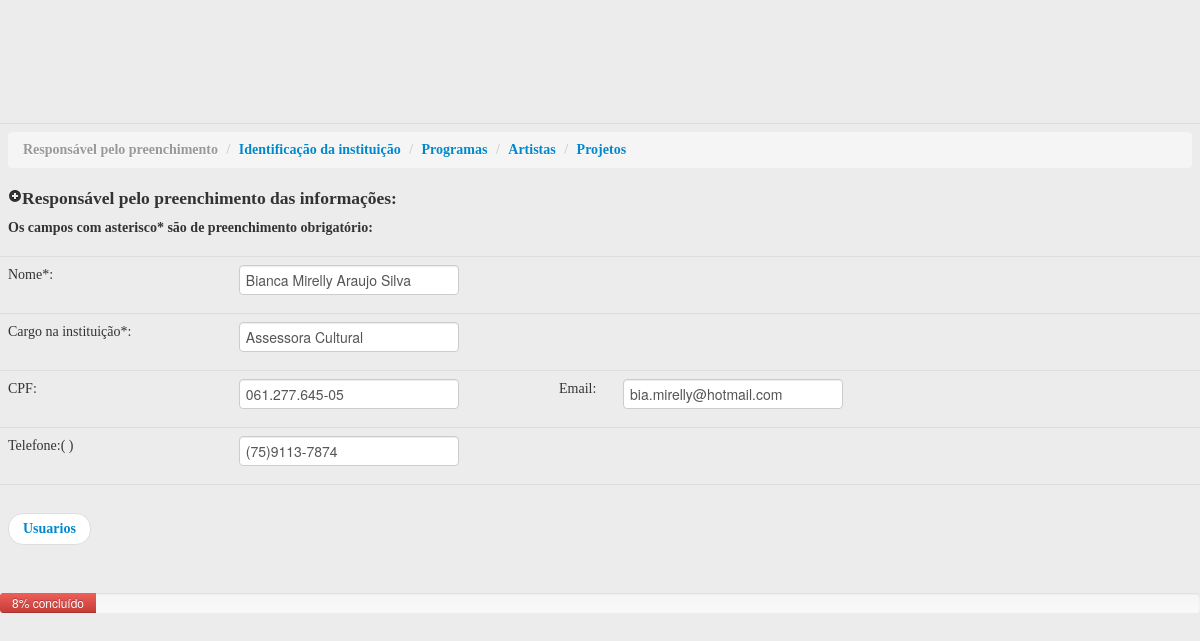
The app's page /admin/acessando/mapeamento.php?aces=Bianca with its own data.
### tables this page shows
CREATE TABLE `mapeamento` (
  `idmapeamento` int(11) NOT NULL auto_increment,
  `nome` varchar(45) NOT NULL,
  `cargointituicao` varchar(45) NOT NULL,
  `cpf` varchar(45) default NULL,
  `email` varchar(45) default NULL,
  `telefone` varchar(45) default NULL,
  `usuario` varchar(45) NOT NULL,
  `preenchido` char(1) default NULL,
  `data` varchar(45) default NULL,
  `hora` varchar(45) default NULL,
  PRIMARY KEY  (`idmapeamento`,`usuario`)
);

### admin/acessando/mapeamento.php (the view, shortened to what this page needs)
<!DOCTYPE html PUBLIC "-//W3C//DTD XHTML 1.0 Transitional//EN" "http://www.w3.org/TR/xhtml1/DTD/xhtml1-transitional.dtd">
<html xmlns="http://www.w3.org/1999/xhtml">
<head>
<link href="../../css/bootstrap.css" rel="stylesheet">
<link href="../../css/bootstrap-responsive.css" rel="stylesheet">
</head>
<?
	if(empty($_GET["aces"])) {
	}else{
	$Login = ($_GET["aces"]);
	}
	$sql = "select * from mapeamento Where usuario= '$Login'";
	$Resultado = mysql_query($sql) or die("Erro: " . mysql_error());
	while ($array_exibir = mysql_fetch_array($Resultado))
	{
		$txtNome = ($array_exibir['nome']);
		$txtCargoInstituicao = ($array_exibir['cargointituicao']);
		$txtCpf = ($array_exibir['cpf']);
		$txtTelefone = ($array_exibir['telefone']);
		$txtEmail = ($array_exibir['email']);
	}
?>
    <link rel="stylesheet" href="../../css/validationEngine.jquery.css" type="text/css"/>
	<link rel="stylesheet" href="../../css/template.css" type="text/css"/>
</head>
<body>
<form id="form1" name="form1" method="post" action="sql/mapeamento.php">
 <div>
     <table width="98%" class="table table-hover" align="center" cellpadding="2" cellspacing="2" style="font-family: Verdana;">
       <tr>
      <th colspan="4" align="left" scope="row">
	  		<ul class="breadcrumb">
			  <li  class="active"><a href="mapeamento.php?aces=<?php echo $Login;?>"></a>Responsável pelo preenchimento <span class="divider">/</span></li>
			  <li><a href="parteI.php?aces=<?php echo $Login;?>">Identificação da instituição</a> <span class="divider">/</span></li>
			  <li><a href="parteII.php?aces=<?php echo $Login;?>">Programas</a> <span class="divider">/</span></li>
			  <li><a href="parteIII.php?aces=<?php echo $Login;?>">Artistas</a> <span class="divider">/</span></li>
			  <li><a href="parteIV.php?aces=<?php echo $Login;?>">Projetos</a></li>
			</ul>
        <label><h4><i class="icon-plus-sign"></i>Responsável pelo preenchimento das informações:</h4></label>
        <label>
          <h5>Os campos com asterisco* são de preenchimento obrigatório:</h5>
        </label>
         </th>
      </tr>
      <tr>
      <th width="160" align="center" scope="row"> <label id="lblnome">Nome*:</label></th>
      <td colspan="3"><input name="txtNome" id="idFrmNome" value="<?php echo $txtNome;?>"
      type="text" size="94" class="validate[required] text-input"/>
      </td>
      </tr>
      <tr>
      <th height="32" align="center" scope="row"><label id="lblCargoInstituicao">Cargo na instituição*:</label></th>
      <td colspan="3"><input name="txtCargoInstituicao" id="idFrmCargoIntituicao"
       value="<?php echo $txtCargoInstituicao;?>" type="text" size="94" class="validate[required] text-input"/>
       </td>
      </tr>
      <tr>
      <th align="center" scope="row"><label id="cpf">CPF:</label></th>
      <td width="151">
        <input name="txtCpf"  maxlength="14" value="<?php echo $txtCpf;?>" type="text"
        onKeyPress="Mascara('cpf', window.event.keyCode, 'document.form1.txtCpf')";/>
      </td>
      <td width="41"><label id="email">
      <div align="center">Email:</div>
      </label>
      </td>
      <td width="430">
      <input type="text" name="txtEmail" value="<?php echo $txtEmail;?>" size="46"
      class="validate[custom[email]] text-input" type="text" name="optional" id="optional" />
      </td>
      </tr>
      <tr>
      <th align="center" scope="row">
      <label id="telefone">Telefone:( )</label>
      <td>
        <input name="txtTelefone" maxlength="15" value="<?php echo $txtTelefone;?>" type="text"
         onKeyPress="SoNumero();Mascara('telefone', window.event.keyCode, 'document.form1.txtTelefone');"/>
       </td>
      <td colspan="2">
      </td>
      </tr>
      <tr>
      <th colspan="4" align="left" scope="row">
          <div align="center">
		  <ul class="pager">
		  <li class="previous">
			<a href="../usuarios.php">Usuarios</a>
		  </li>
 		 </ul>
			</div>
          </th>
      </tr>
      </table>
        <div class="progress progress-danger">
          <div class="bar" style="width: 8%;">8% concluído</div>
        </div>
</form>
</body>
</html>

### css/template.css (style rules this page uses)
body { background: #ececec; }

### admin/acessando/mapeamento.php (style rules this page uses)
body { padding-top: 123px; padding-bottom: 40px; }

### records on screen
mapeamento: txtNome "Bianca Mirelly Araujo Silva", txtCargoInstituicao "Assessora Cultural", txtCpf "061.277.645-05", txtEmail "bia.mirelly@hotmail.com", txtTelefone "(75)9113-7874"
